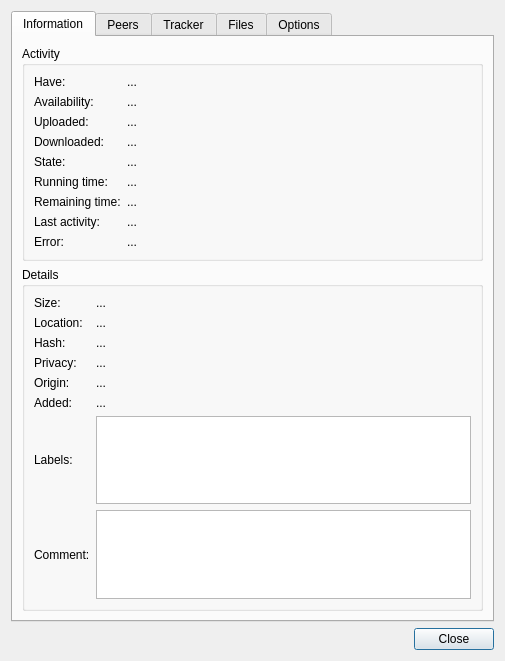
<?xml version="1.0" encoding="UTF-8"?>
<ui version="4.0">
 <class>DetailsDialog</class>
 <widget class="QDialog" name="DetailsDialog">
  <property name="geometry">
   <rect>
    <x>0</x>
    <y>0</y>
    <width>505</width>
    <height>661</height>
   </rect>
  </property>
  <property name="windowTitle">
   <string>Torrent Properties</string>
  </property>
  <layout class="QVBoxLayout" name="dialogLayout">
   <item>
    <widget class="QTabWidget" name="tabs">
     <property name="currentIndex">
      <number>0</number>
     </property>
     <property name="elideMode">
      <enum>Qt::ElideNone</enum>
     </property>
     <property name="usesScrollButtons">
      <bool>false</bool>
     </property>
     <widget class="QWidget" name="infoTab">
      <attribute name="title">
       <string>Information</string>
      </attribute>
      <layout class="QVBoxLayout" name="infoTabLayout">
       <item>
        <widget class="QGroupBox" name="activitySection">
         <property name="title">
          <string>Activity</string>
         </property>
         <layout class="QGridLayout" name="activitySectionLayout" columnstretch="0,1">
          <item row="0" column="0">
           <widget class="QLabel" name="haveLabel">
            <property name="text">
             <string>Have:</string>
            </property>
            <property name="buddy">
             <cstring>haveValueLabel</cstring>
            </property>
           </widget>
          </item>
          <item row="0" column="1">
           <widget class="SqueezeLabel" name="haveValueLabel">
            <property name="sizePolicy">
             <sizepolicy hsizetype="Ignored" vsizetype="Preferred">
              <horstretch>0</horstretch>
              <verstretch>0</verstretch>
             </sizepolicy>
            </property>
            <property name="focusPolicy">
             <enum>Qt::StrongFocus</enum>
            </property>
            <property name="text">
             <string notr="true">...</string>
            </property>
            <property name="textFormat">
             <enum>Qt::PlainText</enum>
            </property>
            <property name="textInteractionFlags">
             <set>Qt::LinksAccessibleByKeyboard|Qt::LinksAccessibleByMouse|Qt::TextBrowserInteraction|Qt::TextSelectableByKeyboard|Qt::TextSelectableByMouse</set>
            </property>
           </widget>
          </item>
          <item row="1" column="0">
           <widget class="QLabel" name="availabilityLabel">
            <property name="text">
             <string>Availability:</string>
            </property>
            <property name="buddy">
             <cstring>availabilityValueLabel</cstring>
            </property>
           </widget>
          </item>
          <item row="1" column="1">
           <widget class="SqueezeLabel" name="availabilityValueLabel">
            <property name="sizePolicy">
             <sizepolicy hsizetype="Ignored" vsizetype="Preferred">
              <horstretch>0</horstretch>
              <verstretch>0</verstretch>
             </sizepolicy>
            </property>
            <property name="focusPolicy">
             <enum>Qt::StrongFocus</enum>
            </property>
            <property name="text">
             <string notr="true">...</string>
            </property>
            <property name="textFormat">
             <enum>Qt::PlainText</enum>
            </property>
            <property name="textInteractionFlags">
             <set>Qt::LinksAccessibleByKeyboard|Qt::LinksAccessibleByMouse|Qt::TextBrowserInteraction|Qt::TextSelectableByKeyboard|Qt::TextSelectableByMouse</set>
            </property>
           </widget>
          </item>
          <item row="2" column="0">
           <widget class="QLabel" name="uploadedLabel">
            <property name="text">
             <string>Uploaded:</string>
            </property>
            <property name="buddy">
             <cstring>uploadedValueLabel</cstring>
            </property>
           </widget>
          </item>
          <item row="2" column="1">
           <widget class="SqueezeLabel" name="uploadedValueLabel">
            <property name="sizePolicy">
             <sizepolicy hsizetype="Ignored" vsizetype="Preferred">
              <horstretch>0</horstretch>
              <verstretch>0</verstretch>
             </sizepolicy>
            </property>
            <property name="focusPolicy">
             <enum>Qt::StrongFocus</enum>
            </property>
            <property name="text">
             <string notr="true">...</string>
            </property>
            <property name="textFormat">
             <enum>Qt::PlainText</enum>
            </property>
            <property name="textInteractionFlags">
             <set>Qt::LinksAccessibleByKeyboard|Qt::LinksAccessibleByMouse|Qt::TextBrowserInteraction|Qt::TextSelectableByKeyboard|Qt::TextSelectableByMouse</set>
            </property>
           </widget>
          </item>
          <item row="3" column="0">
           <widget class="QLabel" name="downloadedLabel">
            <property name="text">
             <string>Downloaded:</string>
            </property>
            <property name="buddy">
             <cstring>downloadedValueLabel</cstring>
            </property>
           </widget>
          </item>
          <item row="3" column="1">
           <widget class="SqueezeLabel" name="downloadedValueLabel">
            <property name="sizePolicy">
             <sizepolicy hsizetype="Ignored" vsizetype="Preferred">
              <horstretch>0</horstretch>
              <verstretch>0</verstretch>
             </sizepolicy>
            </property>
            <property name="focusPolicy">
             <enum>Qt::StrongFocus</enum>
            </property>
            <property name="text">
             <string notr="true">...</string>
            </property>
            <property name="textFormat">
             <enum>Qt::PlainText</enum>
            </property>
            <property name="textInteractionFlags">
             <set>Qt::LinksAccessibleByKeyboard|Qt::LinksAccessibleByMouse|Qt::TextBrowserInteraction|Qt::TextSelectableByKeyboard|Qt::TextSelectableByMouse</set>
            </property>
           </widget>
          </item>
          <item row="4" column="0">
           <widget class="QLabel" name="stateLabel">
            <property name="text">
             <string>State:</string>
            </property>
            <property name="buddy">
             <cstring>stateValueLabel</cstring>
            </property>
           </widget>
          </item>
          <item row="4" column="1">
           <widget class="SqueezeLabel" name="stateValueLabel">
            <property name="sizePolicy">
             <sizepolicy hsizetype="Ignored" vsizetype="Preferred">
              <horstretch>0</horstretch>
              <verstretch>0</verstretch>
             </sizepolicy>
            </property>
            <property name="focusPolicy">
             <enum>Qt::StrongFocus</enum>
            </property>
            <property name="text">
             <string notr="true">...</string>
            </property>
            <property name="textFormat">
             <enum>Qt::PlainText</enum>
            </property>
            <property name="textInteractionFlags">
             <set>Qt::LinksAccessibleByKeyboard|Qt::LinksAccessibleByMouse|Qt::TextBrowserInteraction|Qt::TextSelectableByKeyboard|Qt::TextSelectableByMouse</set>
            </property>
           </widget>
          </item>
          <item row="5" column="0">
           <widget class="QLabel" name="runningTimeLabel">
            <property name="text">
             <string>Running time:</string>
            </property>
            <property name="buddy">
             <cstring>runningTimeValueLabel</cstring>
            </property>
           </widget>
          </item>
          <item row="5" column="1">
           <widget class="SqueezeLabel" name="runningTimeValueLabel">
            <property name="sizePolicy">
             <sizepolicy hsizetype="Ignored" vsizetype="Preferred">
              <horstretch>0</horstretch>
              <verstretch>0</verstretch>
             </sizepolicy>
            </property>
            <property name="focusPolicy">
             <enum>Qt::StrongFocus</enum>
            </property>
            <property name="text">
             <string notr="true">...</string>
            </property>
            <property name="textFormat">
             <enum>Qt::PlainText</enum>
            </property>
            <property name="textInteractionFlags">
             <set>Qt::LinksAccessibleByKeyboard|Qt::LinksAccessibleByMouse|Qt::TextBrowserInteraction|Qt::TextSelectableByKeyboard|Qt::TextSelectableByMouse</set>
            </property>
           </widget>
          </item>
          <item row="6" column="0">
           <widget class="QLabel" name="remainingTimeLabel">
            <property name="text">
             <string>Remaining time:</string>
            </property>
            <property name="buddy">
             <cstring>remainingTimeValueLabel</cstring>
            </property>
           </widget>
          </item>
          <item row="6" column="1">
           <widget class="SqueezeLabel" name="remainingTimeValueLabel">
            <property name="sizePolicy">
             <sizepolicy hsizetype="Ignored" vsizetype="Preferred">
              <horstretch>0</horstretch>
              <verstretch>0</verstretch>
             </sizepolicy>
            </property>
            <property name="focusPolicy">
             <enum>Qt::StrongFocus</enum>
            </property>
            <property name="text">
             <string notr="true">...</string>
            </property>
            <property name="textFormat">
             <enum>Qt::PlainText</enum>
            </property>
            <property name="textInteractionFlags">
             <set>Qt::LinksAccessibleByKeyboard|Qt::LinksAccessibleByMouse|Qt::TextBrowserInteraction|Qt::TextSelectableByKeyboard|Qt::TextSelectableByMouse</set>
            </property>
           </widget>
          </item>
          <item row="7" column="0">
           <widget class="QLabel" name="lastActivityLabel">
            <property name="text">
             <string>Last activity:</string>
            </property>
            <property name="buddy">
             <cstring>lastActivityValueLabel</cstring>
            </property>
           </widget>
          </item>
          <item row="7" column="1">
           <widget class="SqueezeLabel" name="lastActivityValueLabel">
            <property name="sizePolicy">
             <sizepolicy hsizetype="Ignored" vsizetype="Preferred">
              <horstretch>0</horstretch>
              <verstretch>0</verstretch>
             </sizepolicy>
            </property>
            <property name="focusPolicy">
             <enum>Qt::StrongFocus</enum>
            </property>
            <property name="text">
             <string notr="true">...</string>
            </property>
            <property name="textFormat">
             <enum>Qt::PlainText</enum>
            </property>
            <property name="textInteractionFlags">
             <set>Qt::LinksAccessibleByKeyboard|Qt::LinksAccessibleByMouse|Qt::TextBrowserInteraction|Qt::TextSelectableByKeyboard|Qt::TextSelectableByMouse</set>
            </property>
           </widget>
          </item>
          <item row="8" column="0">
           <widget class="QLabel" name="errorLabel">
            <property name="text">
             <string>Error:</string>
            </property>
            <property name="buddy">
             <cstring>errorValueLabel</cstring>
            </property>
           </widget>
          </item>
          <item row="8" column="1">
           <widget class="SqueezeLabel" name="errorValueLabel">
            <property name="sizePolicy">
             <sizepolicy hsizetype="Ignored" vsizetype="Preferred">
              <horstretch>0</horstretch>
              <verstretch>0</verstretch>
             </sizepolicy>
            </property>
            <property name="focusPolicy">
             <enum>Qt::StrongFocus</enum>
            </property>
            <property name="text">
             <string notr="true">...</string>
            </property>
            <property name="textFormat">
             <enum>Qt::PlainText</enum>
            </property>
            <property name="textInteractionFlags">
             <set>Qt::LinksAccessibleByKeyboard|Qt::LinksAccessibleByMouse|Qt::TextBrowserInteraction|Qt::TextSelectableByKeyboard|Qt::TextSelectableByMouse</set>
            </property>
           </widget>
          </item>
         </layout>
        </widget>
       </item>
       <item>
        <widget class="QGroupBox" name="detailsSection">
         <property name="title">
          <string>Details</string>
         </property>
         <layout class="QGridLayout" name="detailsSectionLayout" columnstretch="0,1">
          <item row="0" column="0">
           <widget class="QLabel" name="sizeLabel">
            <property name="text">
             <string>Size:</string>
            </property>
            <property name="buddy">
             <cstring>sizeValueLabel</cstring>
            </property>
           </widget>
          </item>
          <item row="0" column="1">
           <widget class="SqueezeLabel" name="sizeValueLabel">
            <property name="sizePolicy">
             <sizepolicy hsizetype="Ignored" vsizetype="Preferred">
              <horstretch>0</horstretch>
              <verstretch>0</verstretch>
             </sizepolicy>
            </property>
            <property name="focusPolicy">
             <enum>Qt::StrongFocus</enum>
            </property>
            <property name="text">
             <string notr="true">...</string>
            </property>
            <property name="textFormat">
             <enum>Qt::PlainText</enum>
            </property>
            <property name="textInteractionFlags">
             <set>Qt::LinksAccessibleByKeyboard|Qt::LinksAccessibleByMouse|Qt::TextBrowserInteraction|Qt::TextSelectableByKeyboard|Qt::TextSelectableByMouse</set>
            </property>
           </widget>
          </item>
          <item row="1" column="0">
           <widget class="QLabel" name="locationLabel">
            <property name="text">
             <string>Location:</string>
            </property>
            <property name="buddy">
             <cstring>locationValueLabel</cstring>
            </property>
           </widget>
          </item>
          <item row="1" column="1">
           <widget class="SqueezeLabel" name="locationValueLabel">
            <property name="sizePolicy">
             <sizepolicy hsizetype="Ignored" vsizetype="Preferred">
              <horstretch>0</horstretch>
              <verstretch>0</verstretch>
             </sizepolicy>
            </property>
            <property name="focusPolicy">
             <enum>Qt::StrongFocus</enum>
            </property>
            <property name="text">
             <string notr="true">...</string>
            </property>
            <property name="textFormat">
             <enum>Qt::PlainText</enum>
            </property>
            <property name="textInteractionFlags">
             <set>Qt::LinksAccessibleByKeyboard|Qt::LinksAccessibleByMouse|Qt::TextBrowserInteraction|Qt::TextSelectableByKeyboard|Qt::TextSelectableByMouse</set>
            </property>
           </widget>
          </item>
          <item row="2" column="0">
           <widget class="QLabel" name="hashLabel">
            <property name="text">
             <string>Hash:</string>
            </property>
            <property name="buddy">
             <cstring>hashValueLabel</cstring>
            </property>
           </widget>
          </item>
          <item row="2" column="1">
           <widget class="SqueezeLabel" name="hashValueLabel">
            <property name="sizePolicy">
             <sizepolicy hsizetype="Ignored" vsizetype="Preferred">
              <horstretch>0</horstretch>
              <verstretch>0</verstretch>
             </sizepolicy>
            </property>
            <property name="focusPolicy">
             <enum>Qt::StrongFocus</enum>
            </property>
            <property name="text">
             <string notr="true">...</string>
            </property>
            <property name="textFormat">
             <enum>Qt::PlainText</enum>
            </property>
            <property name="textInteractionFlags">
             <set>Qt::LinksAccessibleByKeyboard|Qt::LinksAccessibleByMouse|Qt::TextBrowserInteraction|Qt::TextSelectableByKeyboard|Qt::TextSelectableByMouse</set>
            </property>
           </widget>
          </item>
          <item row="3" column="0">
           <widget class="QLabel" name="privacyLabel">
            <property name="text">
             <string>Privacy:</string>
            </property>
            <property name="buddy">
             <cstring>privacyValueLabel</cstring>
            </property>
           </widget>
          </item>
          <item row="3" column="1">
           <widget class="SqueezeLabel" name="privacyValueLabel">
            <property name="sizePolicy">
             <sizepolicy hsizetype="Ignored" vsizetype="Preferred">
              <horstretch>0</horstretch>
              <verstretch>0</verstretch>
             </sizepolicy>
            </property>
            <property name="focusPolicy">
             <enum>Qt::StrongFocus</enum>
            </property>
            <property name="text">
             <string notr="true">...</string>
            </property>
            <property name="textFormat">
             <enum>Qt::PlainText</enum>
            </property>
            <property name="textInteractionFlags">
             <set>Qt::LinksAccessibleByKeyboard|Qt::LinksAccessibleByMouse|Qt::TextBrowserInteraction|Qt::TextSelectableByKeyboard|Qt::TextSelectableByMouse</set>
            </property>
           </widget>
          </item>
          <item row="4" column="0">
           <widget class="QLabel" name="originLabel">
            <property name="text">
             <string>Origin:</string>
            </property>
            <property name="buddy">
             <cstring>originValueLabel</cstring>
            </property>
           </widget>
          </item>
          <item row="4" column="1">
           <widget class="SqueezeLabel" name="originValueLabel">
            <property name="sizePolicy">
             <sizepolicy hsizetype="Ignored" vsizetype="Preferred">
              <horstretch>0</horstretch>
              <verstretch>0</verstretch>
             </sizepolicy>
            </property>
            <property name="focusPolicy">
             <enum>Qt::StrongFocus</enum>
            </property>
            <property name="text">
             <string notr="true">...</string>
            </property>
            <property name="textFormat">
             <enum>Qt::PlainText</enum>
            </property>
            <property name="textInteractionFlags">
             <set>Qt::LinksAccessibleByKeyboard|Qt::LinksAccessibleByMouse|Qt::TextBrowserInteraction|Qt::TextSelectableByKeyboard|Qt::TextSelectableByMouse</set>
            </property>
           </widget>
          </item>
          <item row="5" column="0">
           <widget class="QLabel" name="addedLabel">
            <property name="text">
             <string>Added:</string>
            </property>
            <property name="buddy">
             <cstring>addedValueLabel</cstring>
            </property>
           </widget>
          </item>
          <item row="5" column="1">
           <widget class="SqueezeLabel" name="addedValueLabel">
            <property name="focusPolicy">
             <enum>Qt::StrongFocus</enum>
            </property>
            <property name="text">
             <string notr="true">...</string>
            </property>
            <property name="textFormat">
             <enum>Qt::PlainText</enum>
            </property>
            <property name="textInteractionFlags">
             <set>Qt::LinksAccessibleByKeyboard|Qt::LinksAccessibleByMouse|Qt::TextBrowserInteraction|Qt::TextSelectableByKeyboard|Qt::TextSelectableByMouse</set>
            </property>
           </widget>
          </item>
          <item row="6" column="0">
           <widget class="QLabel" name="labelsLabel">
            <property name="text">
             <string>Labels:</string>
            </property>
            <property name="buddy">
             <cstring>labelsTextEdit</cstring>
            </property>
           </widget>
          </item>
          <item row="6" column="1">
           <widget class="QPlainTextEdit" name="labelsTextEdit">
            <property name="tabChangesFocus">
             <bool>true</bool>
            </property>
           </widget>
          </item>
          <item row="7" column="0">
           <widget class="QLabel" name="commentLabel">
            <property name="text">
             <string>Comment:</string>
            </property>
            <property name="buddy">
             <cstring>commentTextEdit</cstring>
            </property>
           </widget>
          </item>
          <item row="7" column="1">
           <widget class="QPlainTextEdit" name="commentTextEdit">
            <property name="tabChangesFocus">
             <bool>true</bool>
            </property>
            <property name="readOnly">
             <bool>true</bool>
            </property>
            <property name="textInteractionFlags">
             <set>Qt::LinksAccessibleByKeyboard|Qt::LinksAccessibleByMouse|Qt::TextBrowserInteraction|Qt::TextSelectableByKeyboard|Qt::TextSelectableByMouse</set>
            </property>
           </widget>
          </item>
         </layout>
        </widget>
       </item>
      </layout>
     </widget>
     <widget class="QWidget" name="peersTab">
      <attribute name="title">
       <string>Peers</string>
      </attribute>
      <layout class="QVBoxLayout" name="peersTabLayout">
       <item>
        <widget class="QTreeWidget" name="peersView">
         <property name="alternatingRowColors">
          <bool>true</bool>
         </property>
         <property name="verticalScrollMode">
          <enum>QAbstractItemView::ScrollPerPixel</enum>
         </property>
         <property name="rootIsDecorated">
          <bool>false</bool>
         </property>
         <property name="uniformRowHeights">
          <bool>true</bool>
         </property>
         <property name="sortingEnabled">
          <bool>true</bool>
         </property>
         <property name="columnCount">
          <number>0</number>
         </property>
         <attribute name="headerShowSortIndicator" stdset="0">
          <bool>true</bool>
         </attribute>
        </widget>
       </item>
      </layout>
     </widget>
     <widget class="QWidget" name="trackersTab">
      <attribute name="title">
       <string>Tracker</string>
      </attribute>
      <layout class="QGridLayout" name="trackersTabLayout">
       <item row="0" column="0" rowspan="4">
        <widget class="QListView" name="trackersView">
         <property name="horizontalScrollBarPolicy">
          <enum>Qt::ScrollBarAlwaysOff</enum>
         </property>
         <property name="alternatingRowColors">
          <bool>true</bool>
         </property>
         <property name="selectionMode">
          <enum>QAbstractItemView::ExtendedSelection</enum>
         </property>
         <property name="verticalScrollMode">
          <enum>QAbstractItemView::ScrollPerPixel</enum>
         </property>
        </widget>
       </item>
       <item row="0" column="1">
        <widget class="QToolButton" name="addTrackerButton">
         <property name="toolTip">
          <string>Add Tracker</string>
         </property>
         <property name="toolButtonStyle">
          <enum>Qt::ToolButtonIconOnly</enum>
         </property>
        </widget>
       </item>
       <item row="1" column="1">
        <widget class="QToolButton" name="editTrackersButton">
         <property name="toolTip">
          <string>Edit Trackers</string>
         </property>
         <property name="toolButtonStyle">
          <enum>Qt::ToolButtonIconOnly</enum>
         </property>
        </widget>
       </item>
       <item row="2" column="1">
        <widget class="QToolButton" name="removeTrackerButton">
         <property name="toolTip">
          <string>Remove Trackers</string>
         </property>
         <property name="toolButtonStyle">
          <enum>Qt::ToolButtonIconOnly</enum>
         </property>
        </widget>
       </item>
       <item row="3" column="1">
        <spacer name="trackerButtonsSpacer">
         <property name="orientation">
          <enum>Qt::Vertical</enum>
         </property>
         <property name="sizeHint" stdset="0">
          <size>
           <width>1</width>
           <height>1</height>
          </size>
         </property>
        </spacer>
       </item>
       <item row="4" column="0">
        <widget class="QCheckBox" name="showTrackerScrapesCheck">
         <property name="text">
          <string>Show &amp;more details</string>
         </property>
        </widget>
       </item>
       <item row="5" column="0">
        <widget class="QCheckBox" name="showBackupTrackersCheck">
         <property name="text">
          <string>Show &amp;backup trackers</string>
         </property>
        </widget>
       </item>
      </layout>
     </widget>
     <widget class="QWidget" name="filesTab">
      <attribute name="title">
       <string>Files</string>
      </attribute>
      <layout class="QVBoxLayout" name="filesTabLayout">
       <item>
        <widget class="FileTreeView" name="filesView">
         <property name="horizontalScrollBarPolicy">
          <enum>Qt::ScrollBarAlwaysOff</enum>
         </property>
         <property name="editTriggers">
          <set>QAbstractItemView::EditKeyPressed</set>
         </property>
         <property name="alternatingRowColors">
          <bool>true</bool>
         </property>
         <property name="selectionMode">
          <enum>QAbstractItemView::ExtendedSelection</enum>
         </property>
         <property name="verticalScrollMode">
          <enum>QAbstractItemView::ScrollPerPixel</enum>
         </property>
         <property name="uniformRowHeights">
          <bool>true</bool>
         </property>
         <property name="sortingEnabled">
          <bool>true</bool>
         </property>
        </widget>
       </item>
      </layout>
     </widget>
     <widget class="QWidget" name="optionsTab">
      <attribute name="title">
       <string>Options</string>
      </attribute>
      <layout class="QVBoxLayout" name="optionsTabLayout">
       <item>
        <widget class="QGroupBox" name="speedSection">
         <property name="title">
          <string>Speed</string>
         </property>
         <layout class="QGridLayout" name="speedSectionLayout" columnstretch="0,1">
          <item row="0" column="0" colspan="2">
           <widget class="QCheckBox" name="sessionLimitCheck">
            <property name="text">
             <string>Honor global &amp;limits</string>
            </property>
           </widget>
          </item>
          <item row="1" column="0">
           <widget class="QCheckBox" name="singleUpCheck">
            <property name="text">
             <string>Limit &amp;upload speed:</string>
            </property>
           </widget>
          </item>
          <item row="1" column="1">
           <widget class="QSpinBox" name="singleUpSpin">
            <property name="enabled">
             <bool>false</bool>
            </property>
            <property name="maximum">
             <number>999999999</number>
            </property>
            <property name="singleStep">
             <number>5</number>
            </property>
           </widget>
          </item>
          <item row="2" column="0">
           <widget class="QCheckBox" name="singleDownCheck">
            <property name="text">
             <string>Limit &amp;download speed:</string>
            </property>
           </widget>
          </item>
          <item row="2" column="1">
           <widget class="QSpinBox" name="singleDownSpin">
            <property name="enabled">
             <bool>false</bool>
            </property>
            <property name="maximum">
             <number>999999999</number>
            </property>
            <property name="singleStep">
             <number>5</number>
            </property>
           </widget>
          </item>
          <item row="3" column="0">
           <widget class="QLabel" name="bandwidthPriorityLabel">
            <property name="text">
             <string>Torrent &amp;priority:</string>
            </property>
            <property name="buddy">
             <cstring>bandwidthPriorityCombo</cstring>
            </property>
           </widget>
          </item>
          <item row="3" column="1">
           <widget class="QComboBox" name="bandwidthPriorityCombo"/>
          </item>
         </layout>
        </widget>
       </item>
       <item>
        <layout class="QGridLayout" name="speedSectionLayout" columnstretch="0,1">
         <property name="leftMargin">
          <number>18</number>
         </property>
         <item row="0" column="0" colspan="2">
          <widget class="QCheckBox" name="sessionLimitCheck">
           <property name="text">
            <string>Honor global &amp;limits</string>
           </property>
          </widget>
         </item>
         <item row="1" column="0">
          <widget class="QCheckBox" name="singleDownCheck">
           <property name="text">
            <string>Limit &amp;download speed:</string>
           </property>
          </widget>
         </item>
         <item row="1" column="1">
          <widget class="QSpinBox" name="singleDownSpin">
           <property name="enabled">
            <bool>false</bool>
           </property>
           <property name="maximum">
            <number>999999999</number>
           </property>
           <property name="singleStep">
            <number>5</number>
           </property>
          </widget>
         </item>
         <item row="2" column="0">
          <widget class="QCheckBox" name="singleUpCheck">
           <property name="text">
            <string>Limit &amp;upload speed:</string>
           </property>
          </widget>
         </item>
         <item row="2" column="1">
          <widget class="QSpinBox" name="singleUpSpin">
           <property name="enabled">
            <bool>false</bool>
           </property>
           <property name="maximum">
            <number>999999999</number>
           </property>
           <property name="singleStep">
            <number>5</number>
           </property>
          </widget>
         </item>
         <item row="3" column="0">
          <widget class="QLabel" name="bandwidthPriorityLabel">
           <property name="text">
            <string>Torrent &amp;priority:</string>
           </property>
           <property name="buddy">
            <cstring>bandwidthPriorityCombo</cstring>
           </property>
          </widget>
         </item>
         <item row="3" column="1">
          <widget class="QComboBox" name="bandwidthPriorityCombo"/>
         </item>
         <item row="4" column="0" colspan="2">
          <widget class="QCheckBox" name="sequentialCheck">
           <property name="text">
            <string>Sequential download</string>
           </property>
          </widget>
         </item>
        </layout>
       </item>
       <item>
        <spacer name="seedingLimitsSectionSpacer">
         <property name="orientation">
          <enum>Qt::Vertical</enum>
         </property>
         <property name="sizeType">
          <enum>QSizePolicy::Fixed</enum>
         </property>
         <property name="sizeHint" stdset="0">
          <size>
           <width>1</width>
           <height>10</height>
          </size>
         </property>
        </spacer>
       </item>
       <item>
        <widget class="QLabel" name="seedingLimitsSectionLabel">
         <property name="styleSheet">
          <string notr="true">font-weight:bold</string>
         </property>
         <property name="text">
          <string>Seeding Limits</string>
         </property>
         <layout class="QGridLayout" name="seedingLimitsSectionLayout" columnstretch="0,1">
          <item row="0" column="0">
           <widget class="QLabel" name="ratioLabel">
            <property name="text">
             <string>&amp;Ratio:</string>
            </property>
            <property name="buddy">
             <cstring>ratioCombo</cstring>
            </property>
           </widget>
          </item>
          <item row="0" column="1">
           <layout class="QHBoxLayout" name="seedingLimitsSectionRatioLayout" stretch="1,0">
            <item>
             <widget class="QComboBox" name="ratioCombo"/>
            </item>
            <item>
             <widget class="QDoubleSpinBox" name="ratioSpin">
              <property name="maximum">
               <double>999999999.000000000000000</double>
              </property>
              <property name="singleStep">
               <double>0.500000000000000</double>
              </property>
             </widget>
            </item>
           </layout>
          </item>
          <item row="1" column="0">
           <widget class="QLabel" name="idleLabel">
            <property name="text">
             <string>&amp;Idle:</string>
            </property>
            <property name="buddy">
             <cstring>idleCombo</cstring>
            </property>
           </widget>
          </item>
          <item row="1" column="1">
           <layout class="QHBoxLayout" name="seedingLimitsSectionIdleLayout" stretch="1,0">
            <item>
             <widget class="QComboBox" name="idleCombo"/>
            </item>
            <item>
             <widget class="QSpinBox" name="idleSpin">
              <property name="suffix">
               <string notr="true"> minute(s)</string>
              </property>
              <property name="minimum">
               <number>1</number>
              </property>
              <property name="maximum">
               <number>40320</number>
              </property>
              <property name="singleStep">
               <number>5</number>
              </property>
             </widget>
            </item>
           </layout>
          </item>
         </layout>
        </widget>
       </item>
       <item>
        <widget class="QGroupBox" name="peerConnectionsSection">
         <property name="title">
          <string>Peer Connections</string>
         </property>
         <layout class="QGridLayout" name="peerConnectionsSectionLayout" columnstretch="0,1">
          <item row="0" column="0">
           <widget class="QLabel" name="peerLimitLabel">
            <property name="text">
             <string>&amp;Maximum peers:</string>
            </property>
            <property name="buddy">
             <cstring>peerLimitSpin</cstring>
            </property>
           </widget>
          </item>
          <item row="0" column="1">
           <widget class="QSpinBox" name="peerLimitSpin">
            <property name="minimum">
             <number>1</number>
            </property>
            <property name="maximum">
             <number>300</number>
            </property>
            <property name="singleStep">
             <number>5</number>
            </property>
           </widget>
          </item>
         </layout>
        </widget>
       </item>
       <item>
        <spacer name="optionsTabBottomSpacer">
         <property name="orientation">
          <enum>Qt::Vertical</enum>
         </property>
         <property name="sizeHint" stdset="0">
          <size>
           <width>1</width>
           <height>1</height>
          </size>
         </property>
        </spacer>
       </item>
      </layout>
     </widget>
    </widget>
   </item>
   <item>
    <widget class="QDialogButtonBox" name="dialogButtons">
     <property name="orientation">
      <enum>Qt::Horizontal</enum>
     </property>
     <property name="standardButtons">
      <set>QDialogButtonBox::Close</set>
     </property>
    </widget>
   </item>
  </layout>
 </widget>
 <customwidgets>
  <customwidget>
   <class>SqueezeLabel</class>
   <extends>QLabel</extends>
   <header>SqueezeLabel.h</header>
  </customwidget>
  <customwidget>
   <class>FileTreeView</class>
   <extends>QTreeView</extends>
   <header>FileTreeView.h</header>
  </customwidget>
 </customwidgets>
 <resources/>
 <connections>
  <connection>
   <sender>dialogButtons</sender>
   <signal>accepted()</signal>
   <receiver>DetailsDialog</receiver>
   <slot>accept()</slot>
   <hints>
    <hint type="sourcelabel">
     <x>20</x>
     <y>20</y>
    </hint>
    <hint type="destinationlabel">
     <x>20</x>
     <y>20</y>
    </hint>
   </hints>
  </connection>
  <connection>
   <sender>dialogButtons</sender>
   <signal>rejected()</signal>
   <receiver>DetailsDialog</receiver>
   <slot>reject()</slot>
   <hints>
    <hint type="sourcelabel">
     <x>20</x>
     <y>20</y>
    </hint>
    <hint type="destinationlabel">
     <x>20</x>
     <y>20</y>
    </hint>
   </hints>
  </connection>
  <connection>
   <sender>singleDownCheck</sender>
   <signal>toggled(bool)</signal>
   <receiver>singleDownSpin</receiver>
   <slot>setEnabled(bool)</slot>
   <hints>
    <hint type="sourcelabel">
     <x>20</x>
     <y>20</y>
    </hint>
    <hint type="destinationlabel">
     <x>20</x>
     <y>20</y>
    </hint>
   </hints>
  </connection>
  <connection>
   <sender>singleUpCheck</sender>
   <signal>toggled(bool)</signal>
   <receiver>singleUpSpin</receiver>
   <slot>setEnabled(bool)</slot>
   <hints>
    <hint type="sourcelabel">
     <x>20</x>
     <y>20</y>
    </hint>
    <hint type="destinationlabel">
     <x>20</x>
     <y>20</y>
    </hint>
   </hints>
  </connection>
 </connections>
</ui>
